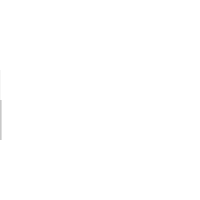
Frame 1 (no input)
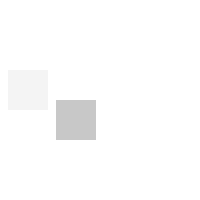
Frame 60 (the mouse pressed at the canvas centre just before this capture)
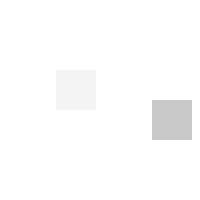
Frame 120 (the mouse held since frame 60 and released just before this capture)

The Processing sketch that drew these frames (run headless with seeded random() and noise(); from frame 60 on, the mouse is pressed at the canvas centre):

// Processing sketch: processing_26557
// ── processing_26557.pde

float x, y;
float size = 40.0;

void setup() 
{
  size(200,200);
  noStroke();
  frameRate(50);
}

void draw() 
{
  background(255);
  
  x = x + 0.8;
  
  if (x > width * size) {
    x = -size;
  } 
  
  translate(x, height/2-size/2);
  fill(200, 50);
  rect(-size, -size/4, size, size);
  
  // Transforms accumulate.
  // Notice how this rect moves twice
  // as fast as the other, but it has
  // the same parameter for the x-axis value
  translate(x, 60);
  fill(200);
  rect(-size, -size, size, size);
}
